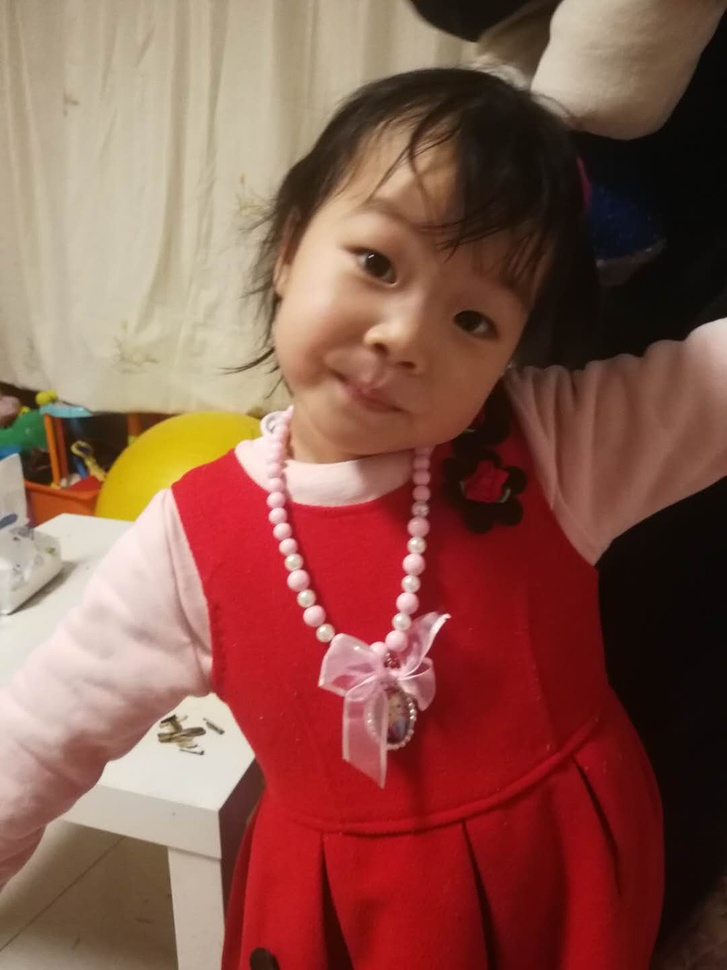
#> input picture test/data/niu.jpg, 727 x 970 px, shrunk from 1080 x 1440 before the run, found by its file name
$ python svd.py
#> lines starting #> are read from the running program, lines starting #| are printed output that depends on the picture
import numpy as np
import numpy.linalg as la
import matplotlib.pyplot as plt
# from sklearn import datasets
from skimage import io
import os
dirName=dirName=os.path.dirname(__file__)


# def getImgAsMat(index):
#     ds = datasets.fetch_olivetti_faces()
#     return np.mat(ds.images[index])

def getImgAsMatFromFile(filename):
#> called with filename = './test/data/niu.jpg'
    img = io.imread(filename,as_gray=True)
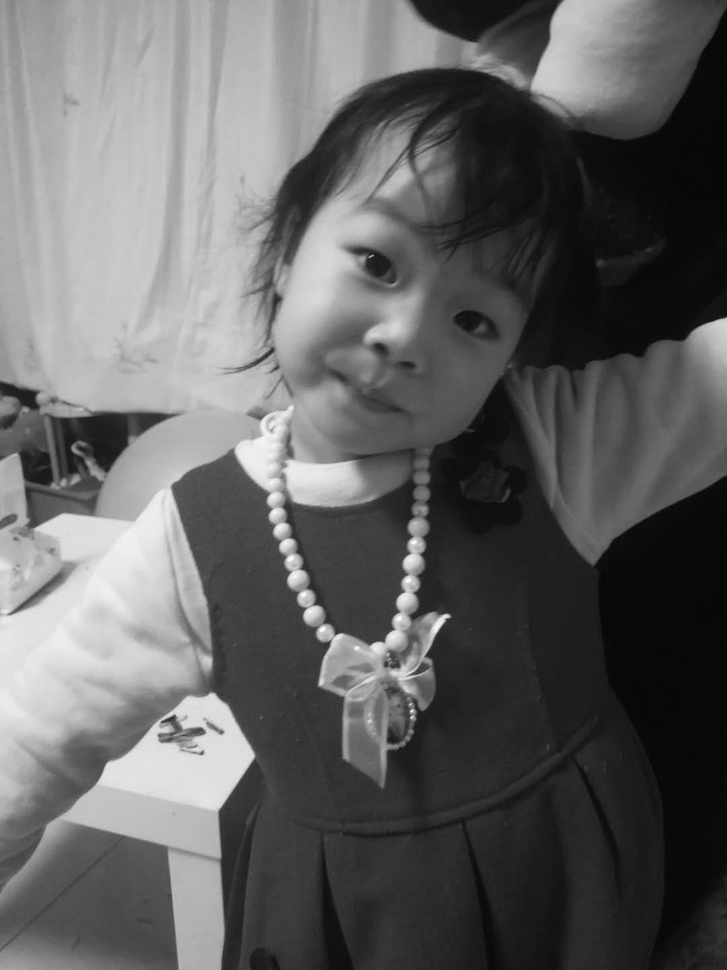
#> img: shape (970, 727) float64; min 0.0148, max 0.997, mean 0.387
    return np.mat(img)

def plotImg(imgMat):
    plt.imshow(imgMat, cmap=plt.cm.gray)
    plt.show()

def recoverBySVD(imgMat, k):
    # singular value decomposition
#> called with k = 50
    U, s, V = la.svd(imgMat)
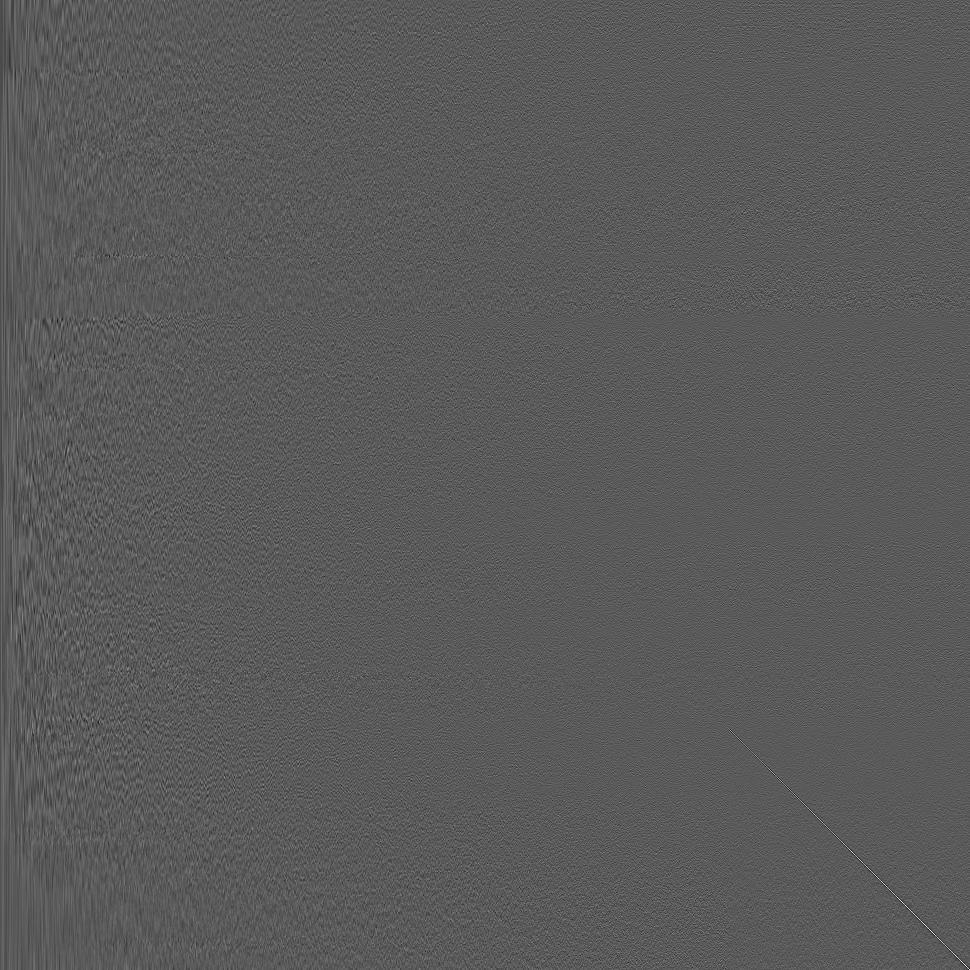
#> U: shape (970, 970) float64; min -0.268, max 0.487, mean -2.64e-05; drawn with min black and max white
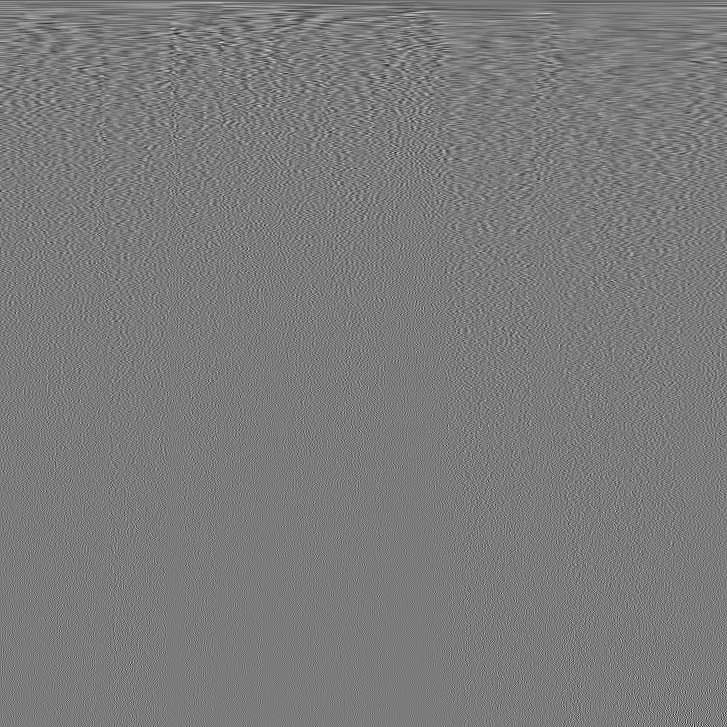
#> V: shape (727, 727) float64; min -0.247, max 0.262, mean -9.02e-05; drawn with min black and max white
#> s = 727 values, max 374.8 at index 0, min 0.00743 at index 726, mean 1.71
    # choose top k important singular values (or eigens)
    Uk = U[:, 0:k]
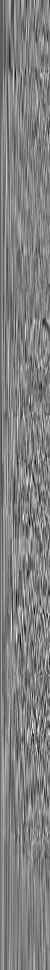
#> Uk: shape (970, 50) float64; min -0.154, max 0.149, mean -0.000471; drawn with min black and max white
    #SK:二维数组
    Sk = np.diag(s[0:k])
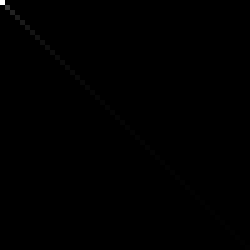
#> Sk: shape (50, 50) float64 (shown 5 times larger); min 0, max 374.8, mean 0.4; drawn with min black and max white
    Vk = V[0:k, :]
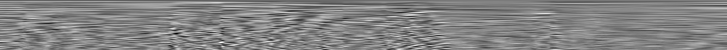
#> Vk: shape (50, 727) float64; min -0.205, max 0.192, mean -0.00137; drawn with min black and max white
    # recover the image
    imgMat_new = Uk * Sk * Vk
    return imgMat_new


# [5 lines of commented-out code are left out]
if __name__=="__main__":
    A = getImgAsMatFromFile('./test/data/niu.jpg')
    plotImg(A)
    A_new = recoverBySVD(A, 50)
    plotImg(A_new)
